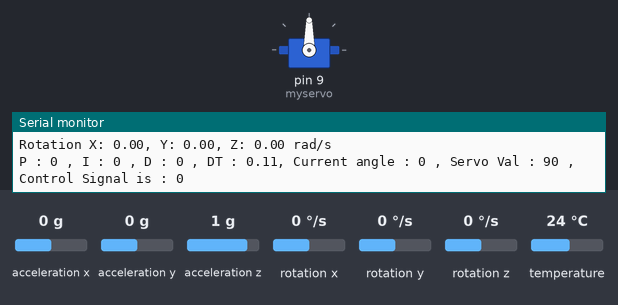
Recording of a sketch running on a simulated Arduino Uno, built with avr-gcc and run on an emulated ATmega328P. On the bench: servo, the last lines printed to the serial monitor. The test bench sets the inputs (shaded band); at power-on: acceleration y 0 g, acceleration z 1 g, acceleration x 0 g, rotation x 0 °/s, rotation y 0 °/s, rotation z 0 °/s, temperature 24 °C.

Above: at 1.2 s.
1.3 s: acceleration y set to -1.4 g
At 1.79 s:
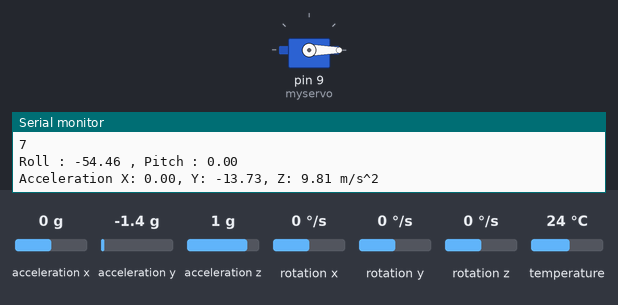
At 2.27 s:
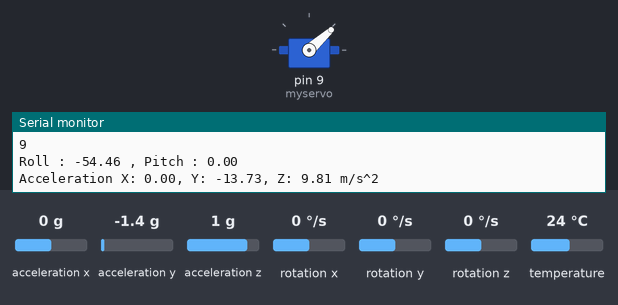
4.3 s: acceleration y set to 0 g
6.2 s: acceleration y set to 0.8 g
At 6.67 s:
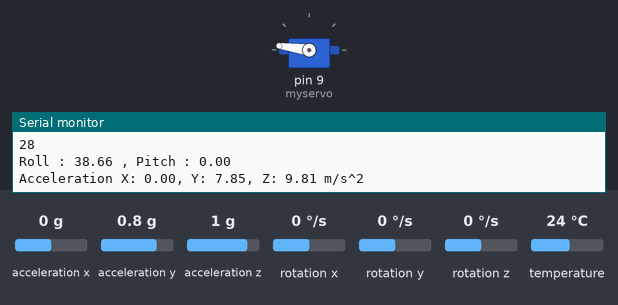
9.2 s: acceleration z set to 0 g
12.2 s: acceleration x set to -0.8 g
At 12.54 s:
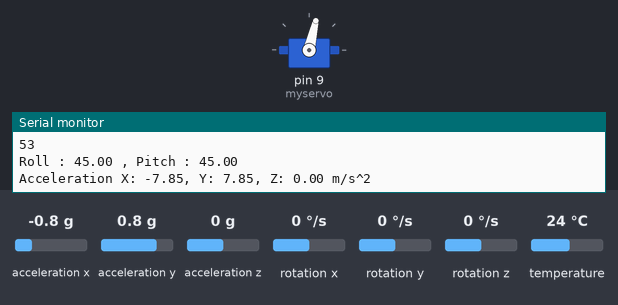
15.2 s: acceleration x set to -1.4 g
Timing chart, 0 to 20.8 s (numbered marks = the images above; inputs shaded):
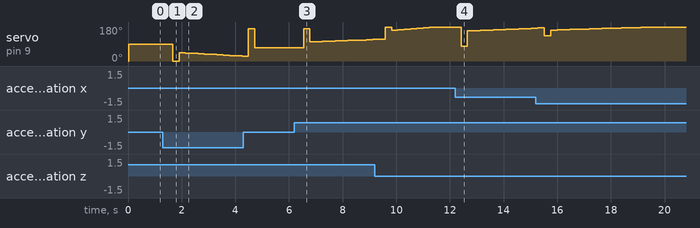

Measured:
- after the input at 1.3 s, servo on pin 9 (myservo): 90° → 0° after 0.37 s, → 44° 0.23 s later, → 42° 0.24 s later, → 40° 0.24 s later, … (12 changes in this stretch)
- after the input at 6.2 s, servo on pin 9 (myservo): 70° → 172° after 0.35 s, → 101° 0.23 s later, → 103° 0.23 s later, → 104° 0.23 s later, … (12 changes in this stretch)
- after the input at 12.2 s, servo on pin 9 (myservo): 180° → 77° after 0.22 s, → 159° 0.24 s later, → 160° 0.24 s later, → 162° 0.24 s later, … (12 changes in this stretch)

The sketch:

PID_TVC_Code.ino
```cpp
/* After more research, I've found that it is Torque we need to compensate for, not just the angle, in a TVC system. The Torque faced by the Rocket, using which it rotates to Theta angle, needs to be compensated by the Nozzle spewing out exhaust gas, which turns into
 compensatory Torque. This is a Torque conservation problem. Now, Torque = rFsin(phi). Let phi be the angle the Nozzle moves(For compensating the natural torque), F the thrust by the motor and r be the distance from the rotational axis to the nozzle(d between
 Centre of gravity to nozzle). Torque is also Ia(I * alpha), where I is the Inertia of Rotation( a scalar value which tells us how difficult it is to change the rotational velocity of the object around a given rotational axis.
Rotational inertia plays a similar role in rotational mechanics to mass in linear mechanics.) and a(alpha) is the angular acceleration(d^2(Theta)/dt^2) = d^2(Change in angle of rocket)/dt^2. We know Ia (This is the torque we have faced naturally which caused the rocket
to tip). This is the error. So we use Torque as the input errors in the PID Controller. We get an output control signal for Torque, which then can be used to find the unknown Phi in the formula Torque = rFsin(phi). Phi is the angle we need to rotate the servo.

For now, we will assume, that the only job of the servo, is to compensate for the current angle.

So current_angle = Current rotation of the rocket(Generally should be 0 degree)
    servo_val = 90(The servo's initial position should be at 90 degrees)
    PID is using current_angle to give the corrective servo angle signal. In the actual system, we won't be using this. We will be using Torque.
*/

#include <Adafruit_MPU6050.h>
#include <Adafruit_Sensor.h>

#include <Servo.h>

Adafruit_MPU6050 mpu;

Servo myservo;

int i = 0;

float KP = 0.8;
float KI = 0.3;
float KD = 0.2;

int proportional_error = 0;
int integral_error = 0;
int derivative_error = 0;
float old_time = 0;
float current_time = 0;
float prev_proportional_error = 0.0;
int current_angle = 0; // Current angle of the rocket from the ground
int servo_val = 90; // Servo val is the angle of the nozzle from the ground
int control_signal = 0; //
float dt = 0;

int setpoint = 0;

int counter = 0;
int flag = 0;


void setup() {
  // put your setup code here, to run once:
  Serial.begin(9600);

  Serial.println("Finding MPU6050");

   myservo.attach(9);

  myservo.write(0);
  delay(20);
   myservo.write(90);
   delay(20);

  // Try to initialize!
  if (!mpu.begin()) {
    Serial.println("Failed to find MPU6050 chip");
    while (1) {
      delay(10);
    }
  }
  Serial.println("MPU6050 Found!");

  mpu.setAccelerometerRange(MPU6050_RANGE_8_G);
  Serial.print("Accelerometer range set to: ");
  switch (mpu.getAccelerometerRange()) {
  case MPU6050_RANGE_2_G:
    Serial.println("+-2G");
    break;
  case MPU6050_RANGE_4_G:
    Serial.println("+-4G");
    break;
  case MPU6050_RANGE_8_G:
    Serial.println("+-8G");
    break;
  case MPU6050_RANGE_16_G:
    Serial.println("+-16G");
    break;
  }
  mpu.setGyroRange(MPU6050_RANGE_500_DEG);
  Serial.print("Gyro range set to: ");
  switch (mpu.getGyroRange()) {
  case MPU6050_RANGE_250_DEG:
    Serial.println("+- 250 deg/s");
    break;
  case MPU6050_RANGE_500_DEG:
    Serial.println("+- 500 deg/s");
    break;
  case MPU6050_RANGE_1000_DEG:
    Serial.println("+- 1000 deg/s");
    break;
  case MPU6050_RANGE_2000_DEG:
    Serial.println("+- 2000 deg/s");
    break;
  }

  mpu.setFilterBandwidth(MPU6050_BAND_21_HZ);
  Serial.print("Filter bandwidth set to: ");
  switch (mpu.getFilterBandwidth()) {
  case MPU6050_BAND_260_HZ:
    Serial.println("260 Hz");
    break;
  case MPU6050_BAND_184_HZ:
    Serial.println("184 Hz");
    break;
  case MPU6050_BAND_94_HZ:
    Serial.println("94 Hz");
    break;
  case MPU6050_BAND_44_HZ:
    Serial.println("44 Hz");
    break;
  case MPU6050_BAND_21_HZ:
    Serial.println("21 Hz");
    break;
  case MPU6050_BAND_10_HZ:
    Serial.println("10 Hz");
    break;
  case MPU6050_BAND_5_HZ:
    Serial.println("5 Hz");
    break;
  }
}

void loop() {
  // put your main code here, to run repeatedly:

  /* Print out the values */

  /* Get new sensor events with the readings */
  sensors_event_t a, g, t;
  mpu.getEvent(&a, &g, &t);

  float AccX = a.acceleration.x;
  float AccY = a.acceleration.y;
  float AccZ = a.acceleration.z;

  // Calculating Roll and Pitch from the accelerometer data
  float Roll = (atan(AccY / sqrt(pow(AccX, 2) + pow(AccZ, 2))) * 180 / PI) ;

  float Pitch = (atan(-1 * AccX / sqrt(pow(AccY, 2) + pow(AccZ, 2))) * 180 / PI);
  Serial.print("Roll : ");
   Serial.print(Roll);
   Serial.print(" , Pitch : ");
   Serial.println(Pitch);

   current_angle = Roll;
  Serial.print("Acceleration X: ");
  Serial.print(a.acceleration.x);
  Serial.print(", Y: ");
  Serial.print(a.acceleration.y);
  Serial.print(", Z: ");
  Serial.print(a.acceleration.z);
  Serial.println(" m/s^2");

  Serial.print("Rotation X: ");
  Serial.print(g.gyro.x);
  Serial.print(", Y: ");
  Serial.print(g.gyro.y);
  Serial.print(", Z: ");
  Serial.print(g.gyro.z);
  Serial.println(" rad/s");

//  Serial.print("Temperature: ");
//  Serial.print(temp.temperature);
//  Serial.println(" degC");


    proportional_error = setpoint - current_angle;
    integral_error += proportional_error;
    derivative_error = proportional_error - prev_proportional_error;
    current_time = millis();
    dt = (current_time - old_time)/1000;

    Serial.print("P : ");
    Serial.print(proportional_error);
    Serial.print(" , I : ");
    Serial.print(integral_error);
    Serial.print(" , D : ");
    Serial.print(derivative_error);
    Serial.print(" , DT : ");
    Serial.print(dt);

    control_signal = (KP * proportional_error) + (KI * integral_error * dt) + ((KD/dt) * derivative_error);

    Serial.print(", Current angle : ");
    Serial.print(current_angle);
    Serial.print(" , Servo Val : ");
    Serial.print(servo_val);
    Serial.print(" , Control Signal is : ");
    Serial.println(control_signal);

//    current_angle += control_signal;
    servo_val = 90 - control_signal;
    if(servo_val < 0)
    {
      servo_val = 0;
    }
    else if(servo_val > 180)
    {
      servo_val = 180;
    }
    myservo.write(servo_val);
    delay(20);

    prev_proportional_error = proportional_error;
    i += 1;

    old_time = millis();

//    if(i%10 == 0 && flag == 0)
//    {
//      current_angle += 70;
//      counter = 0;
//      flag = 1;
//    }
//
//    if(flag == 1)
//    {
//        current_angle -= 10;
//    }
//
//    if(current_angle <= 0)
//    {
//      flag = 0;
//    }
  Serial.println(i);
  delay(50);
}
//#include <Wire.h>
//
//
//void setup()
//{
//  Wire.begin();
//
//  Serial.begin(9600);
//  while (!Serial);             // Leonardo: wait for serial monitor
//  Serial.println("\nI2C Scanner");
//}
//
//
//void loop()
//{
//  byte error, address;
//  int nDevices;
//
//  Serial.println("Scanning...");
//
//  nDevices = 0;
//  for(address = 1; address < 127; address++ )
//  {
//    // The i2c_scanner uses the return value of
//    // the Write.endTransmisstion to see if
//    // a device did acknowledge to the address.
//    Wire.beginTransmission(address);
//    Serial.println("Transmission begun");
//    error = Wire.endTransmission();
//    Serial.println("Transmission ended");
//
//    if (error == 0)
//    {
//      Serial.print("I2C device found at address 0x");
//      if (address<16)
//        Serial.print("0");
//      Serial.print(address,HEX);
//      Serial.println("  !");
//
//      nDevices++;
//    }
//    else if (error==4)
//    {
//      Serial.print("Unknown error at address 0x");
//      if (address<16)
//        Serial.print("0");
//      Serial.println(address,HEX);
//    }
//  }
//  if (nDevices == 0)
//    Serial.println("No I2C devices found\n");
//  else
//    Serial.println("done\n");
//
//  delay(5000);           // wait 5 seconds for next scan
//}
```
